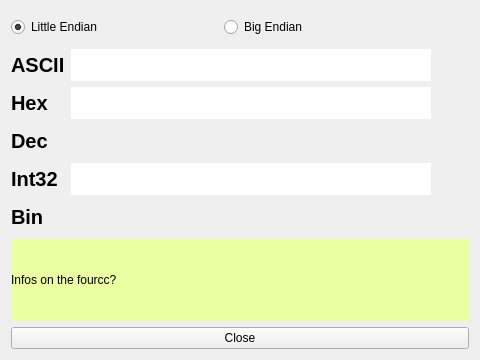
<?xml version="1.0" encoding="UTF-8"?>
<ui version="4.0">
 <class>FourccHelper</class>
 <widget class="QDialog" name="FourccHelper">
  <property name="geometry">
   <rect>
    <x>0</x>
    <y>0</y>
    <width>480</width>
    <height>360</height>
   </rect>
  </property>
  <property name="windowTitle">
   <string>FourCC helper</string>
  </property>
  <property name="windowIcon">
   <iconset resource="../resources/resources.qrc">
    <normaloff>:/icons/icons/applications-fonts.svg</normaloff>:/icons/icons/applications-fonts.svg</iconset>
  </property>
  <layout class="QGridLayout" name="gridLayout_2">
   <item row="1" column="0">
    <layout class="QGridLayout" name="gridLayout">
     <item row="0" column="0">
      <widget class="QLabel" name="label_4">
       <property name="font">
        <font>
         <pointsize>15</pointsize>
         <weight>75</weight>
         <bold>true</bold>
        </font>
       </property>
       <property name="text">
        <string>ASCII</string>
       </property>
      </widget>
     </item>
     <item row="0" column="1">
      <widget class="QLineEdit" name="lineEdit_ascii">
       <property name="minimumSize">
        <size>
         <width>0</width>
         <height>32</height>
        </size>
       </property>
       <property name="maximumSize">
        <size>
         <width>16777215</width>
         <height>32</height>
        </size>
       </property>
       <property name="font">
        <font>
         <pointsize>15</pointsize>
        </font>
       </property>
       <property name="inputMask">
        <string/>
       </property>
       <property name="maxLength">
        <number>4</number>
       </property>
       <property name="frame">
        <bool>false</bool>
       </property>
      </widget>
     </item>
     <item row="0" column="2">
      <widget class="QPushButton" name="pushButton_copy_ascii">
       <property name="maximumSize">
        <size>
         <width>32</width>
         <height>32</height>
        </size>
       </property>
       <property name="toolTip">
        <string>Copy this string to clipboard</string>
       </property>
       <property name="text">
        <string/>
       </property>
       <property name="icon">
        <iconset resource="../resources/resources.qrc">
         <normaloff>:/icons/icons/package-upgrade.svg</normaloff>:/icons/icons/package-upgrade.svg</iconset>
       </property>
       <property name="iconSize">
        <size>
         <width>24</width>
         <height>24</height>
        </size>
       </property>
       <property name="autoDefault">
        <bool>false</bool>
       </property>
       <property name="flat">
        <bool>true</bool>
       </property>
      </widget>
     </item>
     <item row="1" column="0">
      <widget class="QLabel" name="label">
       <property name="font">
        <font>
         <pointsize>15</pointsize>
         <weight>75</weight>
         <bold>true</bold>
        </font>
       </property>
       <property name="text">
        <string>Hex</string>
       </property>
      </widget>
     </item>
     <item row="1" column="1">
      <widget class="QLineEdit" name="lineEdit_hex">
       <property name="minimumSize">
        <size>
         <width>0</width>
         <height>32</height>
        </size>
       </property>
       <property name="maximumSize">
        <size>
         <width>16777215</width>
         <height>32</height>
        </size>
       </property>
       <property name="font">
        <font>
         <pointsize>15</pointsize>
        </font>
       </property>
       <property name="inputMask">
        <string>HHHHHHHH</string>
       </property>
       <property name="frame">
        <bool>false</bool>
       </property>
      </widget>
     </item>
     <item row="1" column="2">
      <widget class="QPushButton" name="pushButton_copy_hex">
       <property name="maximumSize">
        <size>
         <width>32</width>
         <height>32</height>
        </size>
       </property>
       <property name="toolTip">
        <string>Copy this string to clipboard</string>
       </property>
       <property name="text">
        <string/>
       </property>
       <property name="icon">
        <iconset resource="../resources/resources.qrc">
         <normaloff>:/icons/icons/package-upgrade.svg</normaloff>:/icons/icons/package-upgrade.svg</iconset>
       </property>
       <property name="iconSize">
        <size>
         <width>24</width>
         <height>24</height>
        </size>
       </property>
       <property name="autoDefault">
        <bool>false</bool>
       </property>
       <property name="default">
        <bool>false</bool>
       </property>
       <property name="flat">
        <bool>true</bool>
       </property>
      </widget>
     </item>
     <item row="2" column="0">
      <widget class="QLabel" name="label_3">
       <property name="font">
        <font>
         <pointsize>15</pointsize>
         <weight>75</weight>
         <bold>true</bold>
        </font>
       </property>
       <property name="text">
        <string>Dec</string>
       </property>
      </widget>
     </item>
     <item row="2" column="1">
      <widget class="QLineEdit" name="lineEdit_dec">
       <property name="enabled">
        <bool>false</bool>
       </property>
       <property name="minimumSize">
        <size>
         <width>0</width>
         <height>32</height>
        </size>
       </property>
       <property name="maximumSize">
        <size>
         <width>16777215</width>
         <height>32</height>
        </size>
       </property>
       <property name="font">
        <font>
         <pointsize>15</pointsize>
        </font>
       </property>
       <property name="inputMask">
        <string>99 99 99 99 99 99</string>
       </property>
       <property name="frame">
        <bool>false</bool>
       </property>
      </widget>
     </item>
     <item row="2" column="2">
      <widget class="QPushButton" name="pushButton_copy_dec">
       <property name="maximumSize">
        <size>
         <width>32</width>
         <height>32</height>
        </size>
       </property>
       <property name="toolTip">
        <string>Copy this string to clipboard</string>
       </property>
       <property name="text">
        <string/>
       </property>
       <property name="icon">
        <iconset resource="../resources/resources.qrc">
         <normaloff>:/icons/icons/package-upgrade.svg</normaloff>:/icons/icons/package-upgrade.svg</iconset>
       </property>
       <property name="iconSize">
        <size>
         <width>24</width>
         <height>24</height>
        </size>
       </property>
       <property name="autoDefault">
        <bool>false</bool>
       </property>
       <property name="flat">
        <bool>true</bool>
       </property>
      </widget>
     </item>
     <item row="3" column="0">
      <widget class="QLabel" name="label_6">
       <property name="font">
        <font>
         <pointsize>15</pointsize>
         <weight>75</weight>
         <bold>true</bold>
        </font>
       </property>
       <property name="text">
        <string>Int32</string>
       </property>
      </widget>
     </item>
     <item row="3" column="1">
      <widget class="QLineEdit" name="lineEdit_int32">
       <property name="minimumSize">
        <size>
         <width>0</width>
         <height>32</height>
        </size>
       </property>
       <property name="maximumSize">
        <size>
         <width>16777215</width>
         <height>32</height>
        </size>
       </property>
       <property name="font">
        <font>
         <pointsize>15</pointsize>
        </font>
       </property>
       <property name="inputMask">
        <string>9999999999</string>
       </property>
       <property name="maxLength">
        <number>10</number>
       </property>
       <property name="frame">
        <bool>false</bool>
       </property>
      </widget>
     </item>
     <item row="3" column="2">
      <widget class="QPushButton" name="pushButton_copy_int32">
       <property name="maximumSize">
        <size>
         <width>32</width>
         <height>32</height>
        </size>
       </property>
       <property name="toolTip">
        <string>Copy this string to clipboard</string>
       </property>
       <property name="text">
        <string/>
       </property>
       <property name="icon">
        <iconset resource="../resources/resources.qrc">
         <normaloff>:/icons/icons/package-upgrade.svg</normaloff>:/icons/icons/package-upgrade.svg</iconset>
       </property>
       <property name="iconSize">
        <size>
         <width>24</width>
         <height>24</height>
        </size>
       </property>
       <property name="autoDefault">
        <bool>false</bool>
       </property>
       <property name="flat">
        <bool>true</bool>
       </property>
      </widget>
     </item>
     <item row="4" column="0">
      <widget class="QLabel" name="label_2">
       <property name="font">
        <font>
         <pointsize>15</pointsize>
         <weight>75</weight>
         <bold>true</bold>
        </font>
       </property>
       <property name="text">
        <string>Bin</string>
       </property>
      </widget>
     </item>
     <item row="4" column="1">
      <widget class="QLineEdit" name="lineEdit_bin">
       <property name="enabled">
        <bool>false</bool>
       </property>
       <property name="minimumSize">
        <size>
         <width>0</width>
         <height>32</height>
        </size>
       </property>
       <property name="maximumSize">
        <size>
         <width>16777215</width>
         <height>32</height>
        </size>
       </property>
       <property name="font">
        <font>
         <pointsize>15</pointsize>
        </font>
       </property>
       <property name="inputMask">
        <string>BBBBBBBBBBBBBBBBBBBBBBBBBBBBBBBB</string>
       </property>
       <property name="maxLength">
        <number>32</number>
       </property>
       <property name="frame">
        <bool>false</bool>
       </property>
      </widget>
     </item>
     <item row="4" column="2">
      <widget class="QPushButton" name="pushButton_copy_bin">
       <property name="maximumSize">
        <size>
         <width>32</width>
         <height>32</height>
        </size>
       </property>
       <property name="toolTip">
        <string>Copy this string to clipboard</string>
       </property>
       <property name="text">
        <string/>
       </property>
       <property name="icon">
        <iconset resource="../resources/resources.qrc">
         <normaloff>:/icons/icons/package-upgrade.svg</normaloff>:/icons/icons/package-upgrade.svg</iconset>
       </property>
       <property name="iconSize">
        <size>
         <width>24</width>
         <height>24</height>
        </size>
       </property>
       <property name="autoDefault">
        <bool>false</bool>
       </property>
       <property name="flat">
        <bool>true</bool>
       </property>
      </widget>
     </item>
    </layout>
   </item>
   <item row="2" column="0">
    <widget class="QLabel" name="label_5">
     <property name="styleSheet">
      <string notr="true">background: rgb(234, 255, 161)</string>
     </property>
     <property name="text">
      <string>Infos on the fourcc?</string>
     </property>
    </widget>
   </item>
   <item row="3" column="0">
    <widget class="QPushButton" name="pushButton_exit">
     <property name="text">
      <string>Close</string>
     </property>
     <property name="icon">
      <iconset resource="../resources/resources.qrc">
       <normaloff>:/icons/icons/emblem-unreadable.svg</normaloff>:/icons/icons/emblem-unreadable.svg</iconset>
     </property>
     <property name="iconSize">
      <size>
       <width>24</width>
       <height>24</height>
      </size>
     </property>
     <property name="autoDefault">
      <bool>false</bool>
     </property>
    </widget>
   </item>
   <item row="0" column="0">
    <layout class="QHBoxLayout" name="horizontalLayout">
     <item>
      <widget class="QRadioButton" name="radioButton_le">
       <property name="toolTip">
        <string>&lt;html&gt;&lt;head/&gt;&lt;body&gt;&lt;p&gt;Little Endian architectures includes &lt;span style=&quot; font-weight:600;&quot;&gt;Intel x86&lt;/span&gt;, &lt;span style=&quot; font-weight:600;&quot;&gt;x86_64&lt;/span&gt;, &lt;span style=&quot; font-weight:600;&quot;&gt;Atmel AVR&lt;/span&gt;, &lt;span style=&quot; font-weight:600;&quot;&gt;Z80&lt;/span&gt;, and historically &lt;span style=&quot; font-weight:600;&quot;&gt;ARM, DEC Alpha&lt;/span&gt;...&lt;/p&gt;&lt;p&gt;&lt;br/&gt;&lt;/p&gt;&lt;p&gt;Bi Endian architectures (like &lt;span style=&quot; font-weight:600;&quot;&gt;IBM POWER&lt;/span&gt;, &lt;span style=&quot; font-weight:600;&quot;&gt;ARM&lt;/span&gt;, &lt;span style=&quot; font-weight:600;&quot;&gt;MIPS&lt;/span&gt;, &lt;span style=&quot; font-weight:600;&quot;&gt;DEC Alpha&lt;/span&gt;, &lt;span style=&quot; font-weight:600;&quot;&gt;SPARK V9&lt;/span&gt;, &lt;span style=&quot; font-weight:600;&quot;&gt;IA-64&lt;/span&gt;) supports both endianness, depending on system configuration usually set during boot process.&lt;/p&gt;&lt;/body&gt;&lt;/html&gt;</string>
       </property>
       <property name="text">
        <string>Little Endian</string>
       </property>
       <property name="checked">
        <bool>true</bool>
       </property>
      </widget>
     </item>
     <item>
      <widget class="QRadioButton" name="radioButton_be">
       <property name="toolTip">
        <string>&lt;html&gt;&lt;head/&gt;&lt;body&gt;&lt;p&gt;Big Endian architectures includes &lt;span style=&quot; font-weight:600;&quot;&gt;Motorola 68000&lt;/span&gt;, &lt;span style=&quot; font-weight:600;&quot;&gt;SuperH&lt;/span&gt;, &lt;span style=&quot; font-weight:600;&quot;&gt;SPARC&lt;/span&gt;, &lt;span style=&quot; font-weight:600;&quot;&gt;S/390&lt;/span&gt;, &lt;span style=&quot; font-weight:600;&quot;&gt;Atmel AVR32&lt;/span&gt;, and historically &lt;span style=&quot; font-weight:600;&quot;&gt;IBM POWER&lt;/span&gt;, &lt;span style=&quot; font-weight:600;&quot;&gt;SPARK&lt;/span&gt;...&lt;/p&gt;&lt;p&gt;&lt;br/&gt;&lt;/p&gt;&lt;p&gt;Bi Endian architectures (like &lt;span style=&quot; font-weight:600;&quot;&gt;IBM POWER&lt;/span&gt;, &lt;span style=&quot; font-weight:600;&quot;&gt;ARM&lt;/span&gt;, &lt;span style=&quot; font-weight:600;&quot;&gt;MIPS&lt;/span&gt;, &lt;span style=&quot; font-weight:600;&quot;&gt;DEC Alpha&lt;/span&gt;, &lt;span style=&quot; font-weight:600;&quot;&gt;SPARK V9&lt;/span&gt;, &lt;span style=&quot; font-weight:600;&quot;&gt;IA-64&lt;/span&gt;) supports both endianness, depending on system configuration usually set during boot process.&lt;/p&gt;&lt;/body&gt;&lt;/html&gt;</string>
       </property>
       <property name="text">
        <string>Big Endian</string>
       </property>
      </widget>
     </item>
     <item>
      <widget class="QPushButton" name="pushButton_endianness">
       <property name="maximumSize">
        <size>
         <width>32</width>
         <height>32</height>
        </size>
       </property>
       <property name="text">
        <string/>
       </property>
       <property name="icon">
        <iconset resource="../resources/resources.qrc">
         <normaloff>:/icons/icons/dialog-information.svg</normaloff>:/icons/icons/dialog-information.svg</iconset>
       </property>
       <property name="iconSize">
        <size>
         <width>32</width>
         <height>32</height>
        </size>
       </property>
       <property name="default">
        <bool>false</bool>
       </property>
       <property name="flat">
        <bool>true</bool>
       </property>
      </widget>
     </item>
    </layout>
   </item>
  </layout>
 </widget>
 <resources>
  <include location="../resources/resources.qrc"/>
 </resources>
 <connections/>
</ui>
